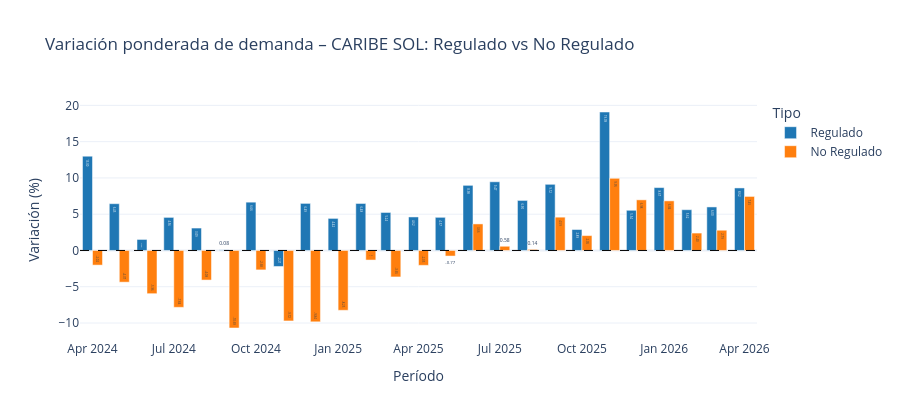

Notebook code for this chart:
### Markdown cell above
### 5.2 Variación ponderada – Regulado vs No Regulado (OR)

Comparamos la variación de la demanda del **mercado regulado** (usuarios residenciales y pequeños comercios atendidos por CEOD) frente al **mercado no regulado** (grandes usuarios que eligen su comercializador).

### Code cell
var_regulado = calcular_variacion_ponderada(
    df_OR[df_OR["TipoMercado"] == "Regulado"], FESTIVOS_CO
).assign(Segmento="Regulado")

var_no_regulado = calcular_variacion_ponderada(
    df_OR[df_OR["TipoMercado"] == "No Regulado"], FESTIVOS_CO
).assign(Segmento="No Regulado")

var_comparacion = pd.concat([var_regulado, var_no_regulado], ignore_index=True)

fig = px.bar(
    var_comparacion,
    x="Periodo",
    y="VariacionPonderada_pct",
    color="Segmento",
    barmode="group",
    title=f"Variación ponderada de demanda – {MC_ANALISIS}: Regulado vs No Regulado",
    labels={"Periodo": "Período", "VariacionPonderada_pct": "Variación (%)", "Segmento": "Tipo"},
    text_auto=".2f",
    color_discrete_map={"Regulado": "#1f77b4", "No Regulado": "#ff7f0e"},
)
fig.add_hline(y=0, line_dash="dash", line_color="black", line_width=1)
fig.update_layout(template="plotly_white", height=420)
fig.show()

### Figure 1 — Plotly figure (JSON) as saved in the notebook; plotly's stock layout.template omitted (floating-point values rounded to 4 significant figures)
{"data": [{"alignmentgroup": "True", "hovertemplate": "Tipo=Regulado<br>Período=%{x}<br>Variación (%)=%{y}<extra></extra>", "legendgroup": "Regulado", "marker": {"color": "#1f77b4", "pattern": {"shape": ""}}, "name": "Regulado", "offsetgroup": "Regulado", "orientation": "v", "showlegend": true, "textposition": "auto", "texttemplate": "%{y:.2f}", "type": "bar", "x": ["2024-04", "2024-05", "2024-06", "2024-07", "2024-08", "2024-09", "2024-10", "2024-11", "2024-12", "2025-01", "2025-02", "2025-03", "2025-04", "2025-05", "2025-06", "2025-07", "2025-08", "2025-09", "2025-10", "2025-11", "2025-12", "2026-01", "2026-02", "2026-03", "2026-04"], "xaxis": "x", "y": [13.0, 6.45, 1.52, 4.56, 3.09, 0.08, 6.66, -2.21, 6.49, 4.42, 6.48, 5.24, 4.62, 4.57, 8.98, 9.47, 6.9, 9.12, 2.89, 19.09, 5.54, 8.67, 5.62, 6.0, 8.62], "yaxis": "y"}, {"alignmentgroup": "True", "hovertemplate": "Tipo=No Regulado<br>Período=%{x}<br>Variación (%)=%{y}<extra></extra>", "legendgroup": "No Regulado", "marker": {"color": "#ff7f0e", "pattern": {"shape": ""}}, "name": "No Regulado", "offsetgroup": "No Regulado", "orientation": "v", "showlegend": true, "textposition": "auto", "texttemplate": "%{y:.2f}", "type": "bar", "x": ["2024-04", "2024-05", "2024-06", "2024-07", "2024-08", "2024-09", "2024-10", "2024-11", "2024-12", "2025-01", "2025-02", "2025-03", "2025-04", "2025-05", "2025-06", "2025-07", "2025-08", "2025-09", "2025-10", "2025-11", "2025-12", "2026-01", "2026-02", "2026-03", "2026-04"], "xaxis": "x", "y": [-2.02, -4.37, -5.96, -7.84, -4.08, -10.69, -2.68, -9.72, -9.84, -8.25, -1.32, -3.65, -2.05, -0.77, 3.66, 0.58, 0.14, 4.59, 2.05, 9.95, 6.98, 6.84, 2.4, 2.79, 7.45], "yaxis": "y"}], "layout": {"barmode": "group", "height": 420, "legend": {"title": {"text": "Tipo"}, "tracegroupgap": 0}, "shapes": [{"line": {"color": "black", "dash": "dash", "width": 1}, "type": "line", "x0": 0, "x1": 1, "xref": "x domain", "y0": 0, "y1": 0, "yref": "y"}], "title": {"text": "Variación ponderada de demanda – CARIBE SOL: Regulado vs No Regulado"}, "xaxis": {"anchor": "y", "domain": [0, 1], "title": {"text": "Período"}}, "yaxis": {"anchor": "x", "domain": [0, 1], "title": {"text": "Variación (%)"}}}}
